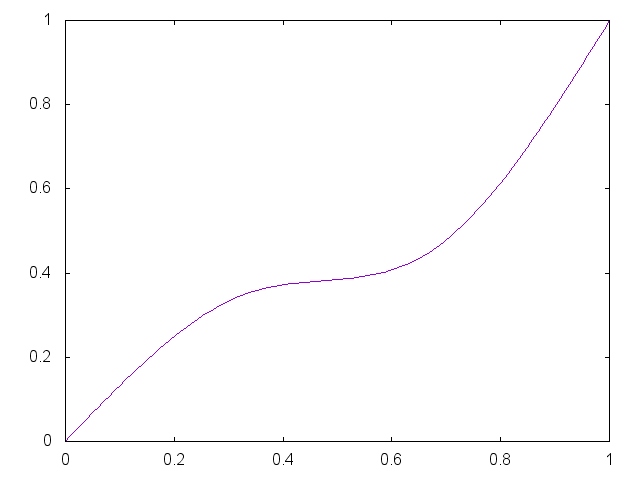

Recreate this plot in gnuplot.


set term png

set output "generate/static/generate/csplines-0.35-0.45.png"
plot '-' smooth csplines notitle
0 0
0.33 0.35
0.67 0.45 
1 1
e

reset;
